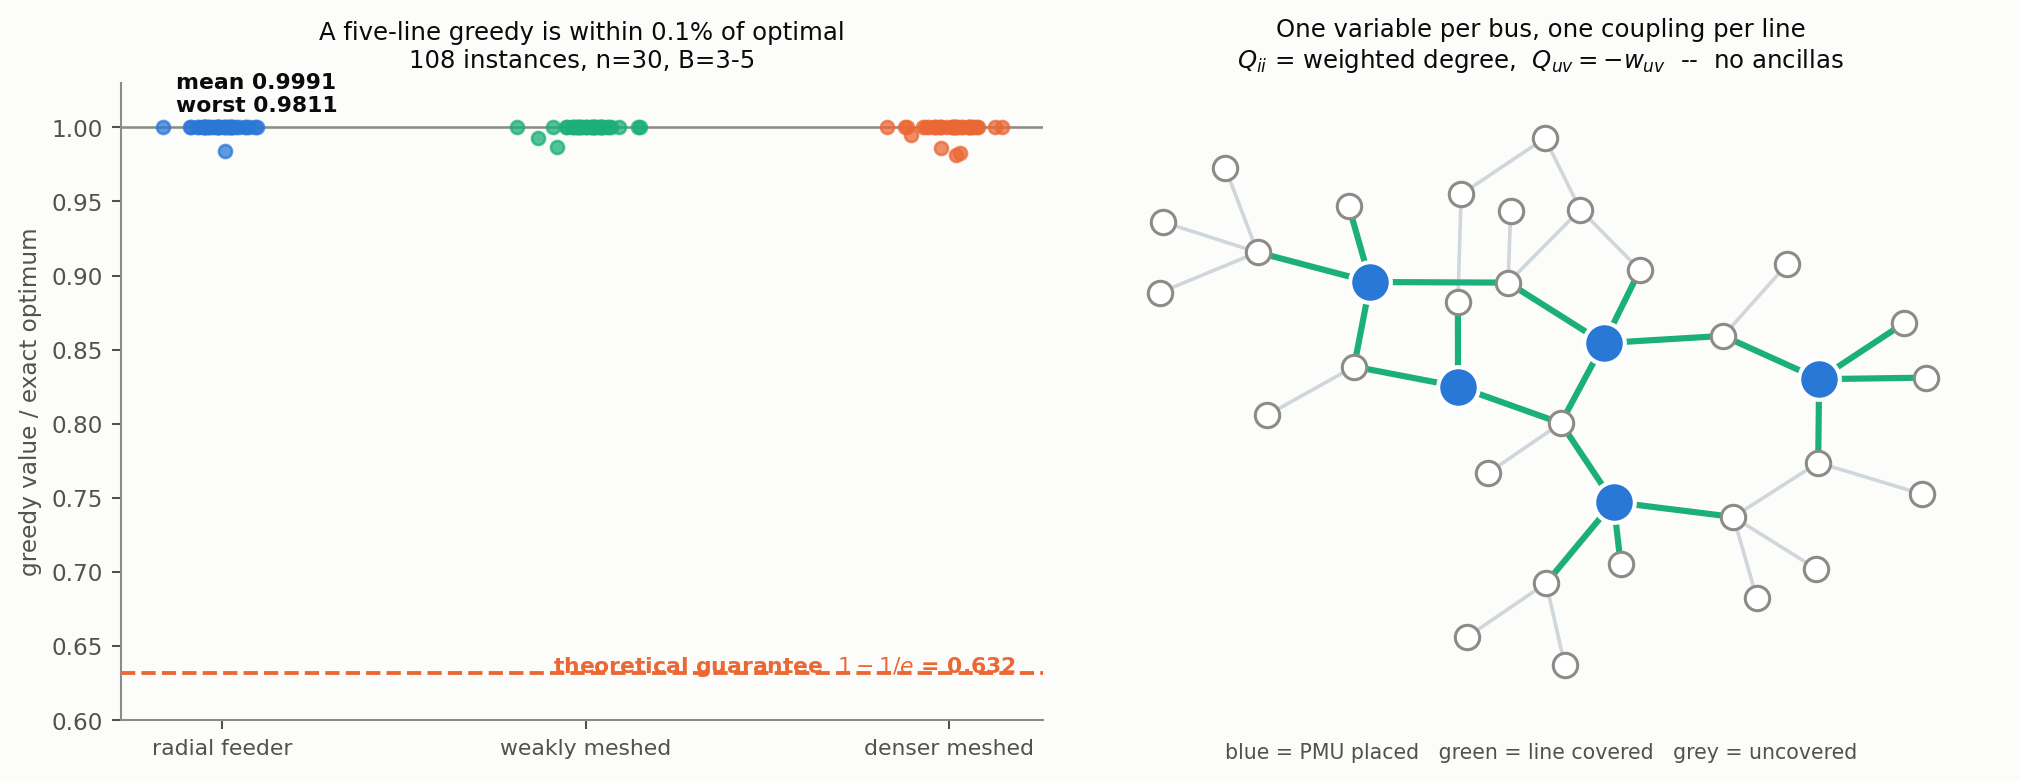

The script that saved this image:
import matplotlib; matplotlib.use("Agg")
import matplotlib.pyplot as plt, numpy as np, networkx as nx, math
from pmu import *
S1,S2,S3="#2a78d6","#eb6834","#1baf7a"
INK,INK2,MUTED,SURF="#0b0b0b","#52514e","#8d8b85","#fcfcfb"
plt.rcParams.update({"figure.facecolor":SURF,"axes.facecolor":SURF,"font.size":9,
    "axes.edgecolor":MUTED,"axes.labelcolor":INK2,"xtick.color":INK2,"ytick.color":INK2,
    "text.color":INK,"axes.spines.top":False,"axes.spines.right":False,"font.family":"DejaVu Sans"})

fig,ax=plt.subplots(1,2,figsize=(11.0,4.3))

# ---- panel A: greedy vs exact ----
a=ax[0]
data={}
for name,gen,col in [("radial feeder",lambda s: radial_feeder(30,4,s),S1),
                     ("weakly meshed",lambda s: weakly_meshed(30,4,4,s),S3),
                     ("denser meshed",lambda s: meshed_transmission(30,s),S2)]:
    r=[]
    for B in (3,4,5):
        for seed in range(12):
            G=gen(seed); w=line_weights(G,seed+50)
            Se,ve=exact(G,w,B)
            if ve: r.append(covered_weight(G,w,greedy(G,w,B))/ve)
    data[name]=(r,col)
for i,(name,(r,col)) in enumerate(data.items()):
    x=np.random.default_rng(i).normal(i,0.07,len(r))
    a.scatter(x,r,s=26,color=col,alpha=.75,zorder=3,label=name)
a.axhline(1-1/math.e,color=S2,ls="--",lw=1.5,zorder=2)
a.annotate("theoretical guarantee  $1-1/e$ = 0.632",(0.97,0.075),xycoords="axes fraction",
           fontsize=8.5,ha="right",color=S2,weight="bold")
a.axhline(1.0,color=MUTED,lw=1.0,zorder=1)
a.set_xticks(range(3)); a.set_xticklabels(list(data.keys()),fontsize=8.5)
a.set_ylim(0.60,1.03); a.set_ylabel("greedy value / exact optimum")
a.set_title("A five-line greedy is within 0.1% of optimal\n108 instances, n=30, B=3-5",
            fontsize=9.5,color=INK)
a.annotate("mean 0.9991\nworst 0.9811",(0.06,0.955),xycoords="axes fraction",
           fontsize=8.5,color=INK,weight="bold")

# ---- panel B: the QUBO graph IS the grid ----
b=ax[1]
G=weakly_meshed(34,4,4,2); w=line_weights(G,7)
S=greedy(G,w,5); Sset=set(S)
pos=nx.kamada_kawai_layout(G)
cov=[e for e in G.edges() if e[0] in Sset or e[1] in Sset]
unc=[e for e in G.edges() if e not in cov]
nx.draw_networkx_edges(G,pos,ax=b,edgelist=unc,edge_color="#cfd6dc",width=1.4)
nx.draw_networkx_edges(G,pos,ax=b,edgelist=cov,edge_color=S3,width=2.4)
nx.draw_networkx_nodes(G,pos,ax=b,nodelist=[v for v in G if v not in Sset],
    node_color="white",edgecolors=MUTED,linewidths=1.2,node_size=90)
nx.draw_networkx_nodes(G,pos,ax=b,nodelist=list(S),node_color=S1,
    edgecolors="white",linewidths=1.6,node_size=250)
b.axis("off")
b.set_title("One variable per bus, one coupling per line\n"
            "$Q_{ii}$ = weighted degree,  $Q_{uv} = -w_{uv}$  --  no ancillas",
            fontsize=9.5,color=INK)
b.text(0.5,-0.06,"blue = PMU placed   green = line covered   grey = uncovered",
       transform=b.transAxes,ha="center",fontsize=8,color=INK2)
plt.tight_layout(); plt.savefig("fig_pmu.png",dpi=185,bbox_inches="tight"); print("ok")
